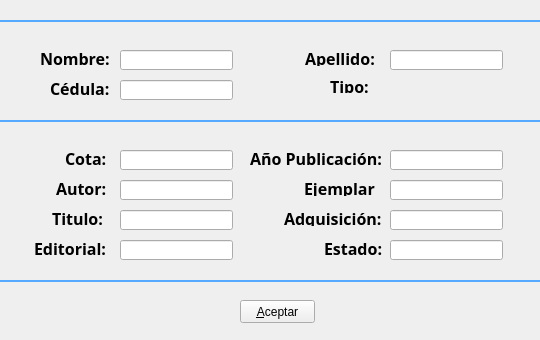
<?xml version="1.0" encoding="UTF-8"?>
<ui version="4.0">
 <class>DialogPrestamo</class>
 <widget class="QWidget" name="DialogPrestamo">
  <property name="windowModality">
   <enum>Qt::WindowModal</enum>
  </property>
  <property name="geometry">
   <rect>
    <x>0</x>
    <y>0</y>
    <width>540</width>
    <height>340</height>
   </rect>
  </property>
  <property name="minimumSize">
   <size>
    <width>540</width>
    <height>340</height>
   </size>
  </property>
  <property name="maximumSize">
   <size>
    <width>540</width>
    <height>340</height>
   </size>
  </property>
  <property name="windowTitle">
   <string>Form</string>
  </property>
  <widget class="QLabel" name="label_3">
   <property name="geometry">
    <rect>
     <x>40</x>
     <y>50</y>
     <width>71</width>
     <height>16</height>
    </rect>
   </property>
   <property name="font">
    <font>
     <family>Baskerville Old Face</family>
     <pointsize>12</pointsize>
     <weight>75</weight>
     <bold>true</bold>
    </font>
   </property>
   <property name="text">
    <string>Nombre: </string>
   </property>
  </widget>
  <widget class="QLabel" name="label_4">
   <property name="geometry">
    <rect>
     <x>305</x>
     <y>50</y>
     <width>71</width>
     <height>16</height>
    </rect>
   </property>
   <property name="font">
    <font>
     <family>Baskerville Old Face</family>
     <pointsize>12</pointsize>
     <weight>75</weight>
     <bold>true</bold>
    </font>
   </property>
   <property name="text">
    <string>Apellido: </string>
   </property>
  </widget>
  <widget class="QLabel" name="label_5">
   <property name="geometry">
    <rect>
     <x>50</x>
     <y>80</y>
     <width>61</width>
     <height>16</height>
    </rect>
   </property>
   <property name="font">
    <font>
     <family>Baskerville Old Face</family>
     <pointsize>12</pointsize>
     <weight>75</weight>
     <bold>true</bold>
    </font>
   </property>
   <property name="text">
    <string>Cédula: </string>
   </property>
  </widget>
  <widget class="QLabel" name="label_6">
   <property name="geometry">
    <rect>
     <x>330</x>
     <y>80</y>
     <width>46</width>
     <height>13</height>
    </rect>
   </property>
   <property name="font">
    <font>
     <family>Baskerville Old Face</family>
     <pointsize>12</pointsize>
     <weight>75</weight>
     <bold>true</bold>
    </font>
   </property>
   <property name="text">
    <string>Tipo: </string>
   </property>
  </widget>
  <widget class="QLineEdit" name="lineEditNombre">
   <property name="geometry">
    <rect>
     <x>120</x>
     <y>50</y>
     <width>113</width>
     <height>20</height>
    </rect>
   </property>
   <property name="readOnly">
    <bool>true</bool>
   </property>
  </widget>
  <widget class="QLineEdit" name="lineEditCedula">
   <property name="geometry">
    <rect>
     <x>120</x>
     <y>80</y>
     <width>113</width>
     <height>20</height>
    </rect>
   </property>
   <property name="readOnly">
    <bool>true</bool>
   </property>
  </widget>
  <widget class="QLineEdit" name="lineEditApellido">
   <property name="geometry">
    <rect>
     <x>390</x>
     <y>50</y>
     <width>113</width>
     <height>20</height>
    </rect>
   </property>
   <property name="readOnly">
    <bool>true</bool>
   </property>
  </widget>
  <widget class="QLabel" name="lblTipo">
   <property name="geometry">
    <rect>
     <x>390</x>
     <y>80</y>
     <width>111</width>
     <height>16</height>
    </rect>
   </property>
   <property name="font">
    <font>
     <family>Baskerville Old Face</family>
     <pointsize>12</pointsize>
     <weight>75</weight>
     <bold>true</bold>
    </font>
   </property>
   <property name="text">
    <string/>
   </property>
  </widget>
  <widget class="QLabel" name="label_7">
   <property name="geometry">
    <rect>
     <x>65</x>
     <y>150</y>
     <width>41</width>
     <height>16</height>
    </rect>
   </property>
   <property name="font">
    <font>
     <family>Baskerville Old Face</family>
     <pointsize>12</pointsize>
     <weight>75</weight>
     <bold>true</bold>
    </font>
   </property>
   <property name="text">
    <string>Cota: </string>
   </property>
  </widget>
  <widget class="QLabel" name="label_8">
   <property name="geometry">
    <rect>
     <x>56</x>
     <y>180</y>
     <width>51</width>
     <height>16</height>
    </rect>
   </property>
   <property name="font">
    <font>
     <family>Baskerville Old Face</family>
     <pointsize>12</pointsize>
     <weight>75</weight>
     <bold>true</bold>
    </font>
   </property>
   <property name="text">
    <string>Autor: </string>
   </property>
  </widget>
  <widget class="QLabel" name="label_9">
   <property name="geometry">
    <rect>
     <x>52</x>
     <y>210</y>
     <width>51</width>
     <height>16</height>
    </rect>
   </property>
   <property name="font">
    <font>
     <family>Baskerville Old Face</family>
     <pointsize>12</pointsize>
     <weight>75</weight>
     <bold>true</bold>
    </font>
   </property>
   <property name="text">
    <string>Titulo: </string>
   </property>
  </widget>
  <widget class="QLabel" name="label_10">
   <property name="geometry">
    <rect>
     <x>34</x>
     <y>240</y>
     <width>71</width>
     <height>16</height>
    </rect>
   </property>
   <property name="font">
    <font>
     <family>Baskerville Old Face</family>
     <pointsize>12</pointsize>
     <weight>75</weight>
     <bold>true</bold>
    </font>
   </property>
   <property name="text">
    <string>Editorial: </string>
   </property>
  </widget>
  <widget class="QLabel" name="label_11">
   <property name="geometry">
    <rect>
     <x>250</x>
     <y>150</y>
     <width>131</width>
     <height>16</height>
    </rect>
   </property>
   <property name="font">
    <font>
     <family>Baskerville Old Face</family>
     <pointsize>12</pointsize>
     <weight>75</weight>
     <bold>true</bold>
    </font>
   </property>
   <property name="text">
    <string>Año Publicación: </string>
   </property>
  </widget>
  <widget class="QLabel" name="label_12">
   <property name="geometry">
    <rect>
     <x>284</x>
     <y>210</y>
     <width>101</width>
     <height>16</height>
    </rect>
   </property>
   <property name="font">
    <font>
     <family>Baskerville Old Face</family>
     <pointsize>12</pointsize>
     <weight>75</weight>
     <bold>true</bold>
    </font>
   </property>
   <property name="text">
    <string>Adquisición: </string>
   </property>
  </widget>
  <widget class="QLabel" name="label_13">
   <property name="geometry">
    <rect>
     <x>324</x>
     <y>240</y>
     <width>61</width>
     <height>16</height>
    </rect>
   </property>
   <property name="font">
    <font>
     <family>Baskerville Old Face</family>
     <pointsize>12</pointsize>
     <weight>75</weight>
     <bold>true</bold>
    </font>
   </property>
   <property name="text">
    <string>Estado: </string>
   </property>
  </widget>
  <widget class="QLabel" name="label_14">
   <property name="geometry">
    <rect>
     <x>304</x>
     <y>180</y>
     <width>71</width>
     <height>16</height>
    </rect>
   </property>
   <property name="font">
    <font>
     <family>Baskerville Old Face</family>
     <pointsize>12</pointsize>
     <weight>75</weight>
     <bold>true</bold>
    </font>
   </property>
   <property name="text">
    <string>Ejemplar: </string>
   </property>
  </widget>
  <widget class="QLineEdit" name="lineEditCota">
   <property name="geometry">
    <rect>
     <x>120</x>
     <y>150</y>
     <width>113</width>
     <height>20</height>
    </rect>
   </property>
   <property name="readOnly">
    <bool>true</bool>
   </property>
  </widget>
  <widget class="QLineEdit" name="lineEditAutor">
   <property name="geometry">
    <rect>
     <x>120</x>
     <y>180</y>
     <width>113</width>
     <height>20</height>
    </rect>
   </property>
   <property name="readOnly">
    <bool>true</bool>
   </property>
  </widget>
  <widget class="QLineEdit" name="lineEditTitulo">
   <property name="geometry">
    <rect>
     <x>120</x>
     <y>210</y>
     <width>113</width>
     <height>20</height>
    </rect>
   </property>
   <property name="readOnly">
    <bool>true</bool>
   </property>
  </widget>
  <widget class="QLineEdit" name="lineEditEditorial">
   <property name="geometry">
    <rect>
     <x>120</x>
     <y>240</y>
     <width>113</width>
     <height>20</height>
    </rect>
   </property>
   <property name="readOnly">
    <bool>true</bool>
   </property>
  </widget>
  <widget class="QLabel" name="label_15">
   <property name="geometry">
    <rect>
     <x>-130</x>
     <y>120</y>
     <width>800</width>
     <height>2</height>
    </rect>
   </property>
   <property name="styleSheet">
    <string notr="true">background-color: rgb(85, 170, 255);</string>
   </property>
   <property name="text">
    <string/>
   </property>
  </widget>
  <widget class="QPushButton" name="pushButton">
   <property name="geometry">
    <rect>
     <x>240</x>
     <y>300</y>
     <width>75</width>
     <height>23</height>
    </rect>
   </property>
   <property name="text">
    <string>&amp;Aceptar</string>
   </property>
   <property name="icon">
    <iconset resource="recursos.qrc">
     <normaloff>:/images/aceptar.png</normaloff>:/images/aceptar.png</iconset>
   </property>
  </widget>
  <widget class="QLabel" name="label_16">
   <property name="geometry">
    <rect>
     <x>-150</x>
     <y>20</y>
     <width>800</width>
     <height>2</height>
    </rect>
   </property>
   <property name="styleSheet">
    <string notr="true">background-color: rgb(85, 170, 255);</string>
   </property>
   <property name="text">
    <string/>
   </property>
  </widget>
  <widget class="QLabel" name="label_17">
   <property name="geometry">
    <rect>
     <x>-150</x>
     <y>280</y>
     <width>800</width>
     <height>2</height>
    </rect>
   </property>
   <property name="styleSheet">
    <string notr="true">background-color: rgb(85, 170, 255);</string>
   </property>
   <property name="text">
    <string/>
   </property>
  </widget>
  <widget class="QLineEdit" name="lineEditPublicacion">
   <property name="geometry">
    <rect>
     <x>390</x>
     <y>150</y>
     <width>113</width>
     <height>20</height>
    </rect>
   </property>
   <property name="readOnly">
    <bool>true</bool>
   </property>
  </widget>
  <widget class="QLineEdit" name="lineEditAdquisicion">
   <property name="geometry">
    <rect>
     <x>390</x>
     <y>210</y>
     <width>113</width>
     <height>20</height>
    </rect>
   </property>
   <property name="readOnly">
    <bool>true</bool>
   </property>
  </widget>
  <widget class="QLineEdit" name="lineEditEstado">
   <property name="geometry">
    <rect>
     <x>390</x>
     <y>240</y>
     <width>113</width>
     <height>20</height>
    </rect>
   </property>
   <property name="readOnly">
    <bool>true</bool>
   </property>
  </widget>
  <widget class="QLineEdit" name="lineEditEjemplar">
   <property name="geometry">
    <rect>
     <x>390</x>
     <y>180</y>
     <width>113</width>
     <height>20</height>
    </rect>
   </property>
   <property name="readOnly">
    <bool>true</bool>
   </property>
  </widget>
 </widget>
 <tabstops>
  <tabstop>lineEditNombre</tabstop>
  <tabstop>lineEditCedula</tabstop>
  <tabstop>lineEditApellido</tabstop>
  <tabstop>lineEditCota</tabstop>
  <tabstop>lineEditAutor</tabstop>
  <tabstop>lineEditTitulo</tabstop>
  <tabstop>lineEditEditorial</tabstop>
  <tabstop>lineEditPublicacion</tabstop>
  <tabstop>lineEditEjemplar</tabstop>
  <tabstop>lineEditAdquisicion</tabstop>
  <tabstop>lineEditEstado</tabstop>
  <tabstop>pushButton</tabstop>
 </tabstops>
 <resources>
  <include location="recursos.qrc"/>
 </resources>
 <connections/>
</ui>
